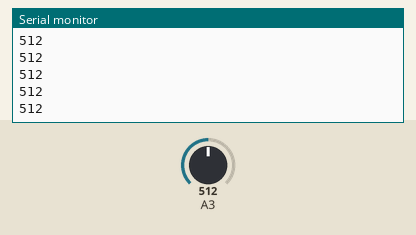
Simulated run of this sketch. Board: Arduino Uno, built with avr-gcc and run on an emulated ATmega328P. On the bench: the last lines printed to the serial monitor. The inputs (shaded band) are chosen by the test bench; at power-on: A3 = 512.

Above: at 1.2 s.
1.3 s: A3 set to 716
At 1.31 s:
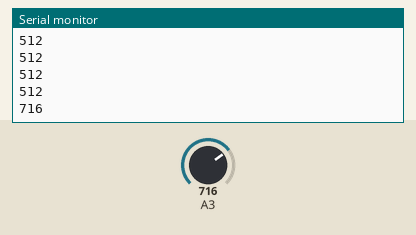
2.8 s: A3 set to 900
At 2.81 s:
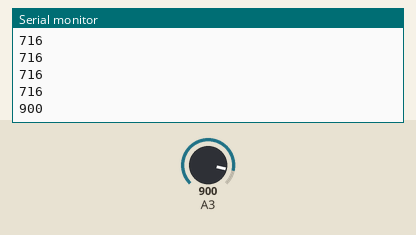
Timing chart, 0 to 5.8 s (numbered marks = the images above; inputs shaded):
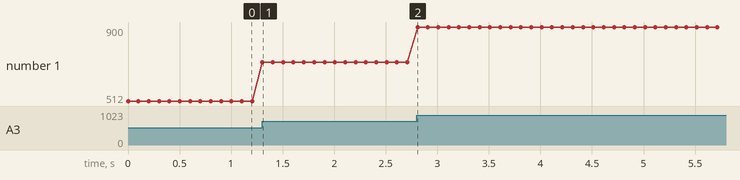

The sketch:

testingphotoresistor.ino
```cpp
void setup(){
  pinMode(A3, INPUT);
  Serial.begin(9600);
}

void loop(){
  int t = analogRead(A3);
  Serial.println(t);
  delay(100);
}
```

Measured:
- after the input at 1.3 s, the serial monitor: prints a new line at once (image 1)
- after the input at 2.8 s, the serial monitor: prints a new line at once (image 2)
- plotted number 1: 512 → 716 after the input at 1.3 s, 716 → 900 after the input at 2.8 s
